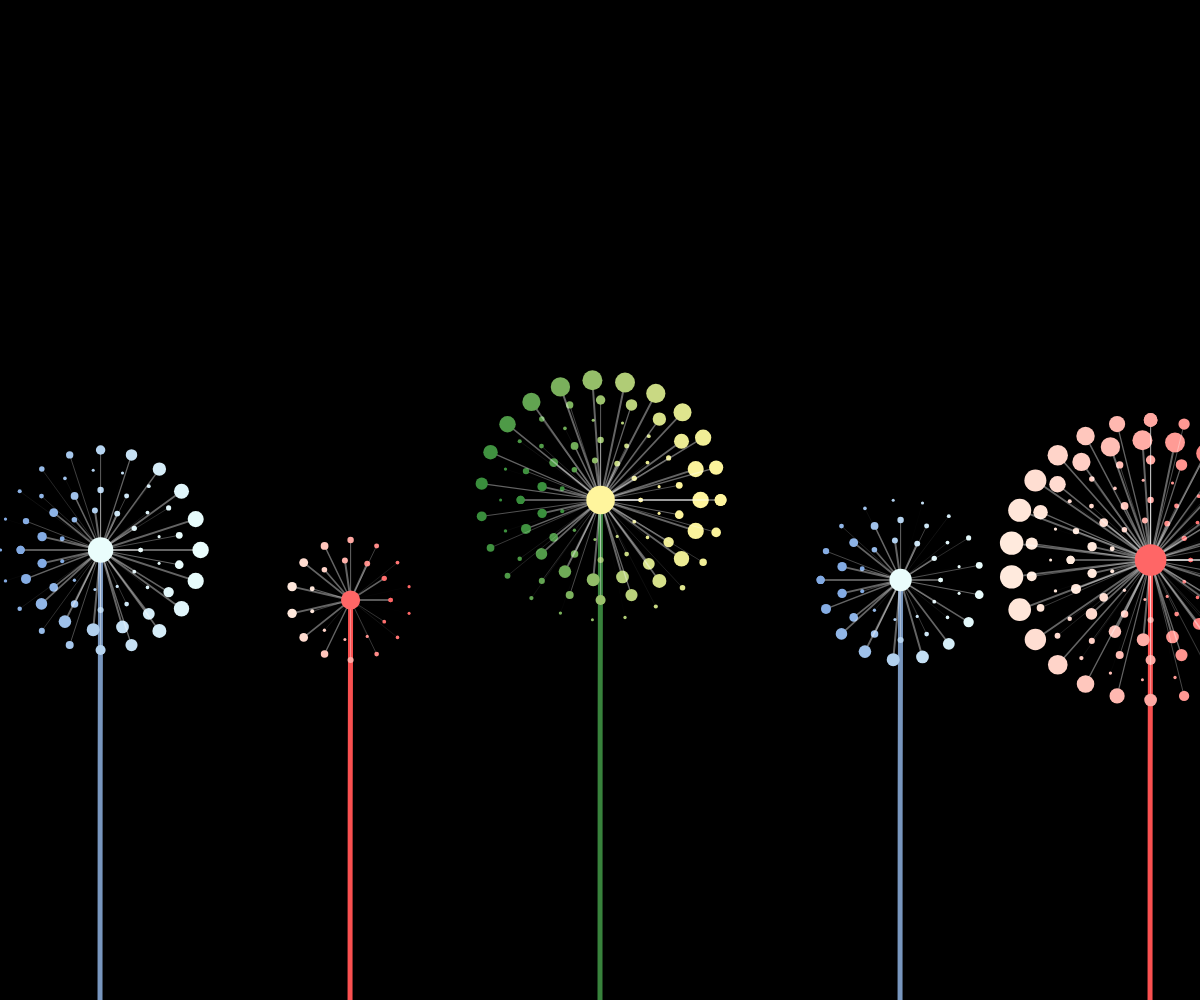
Frame 1 (no input)
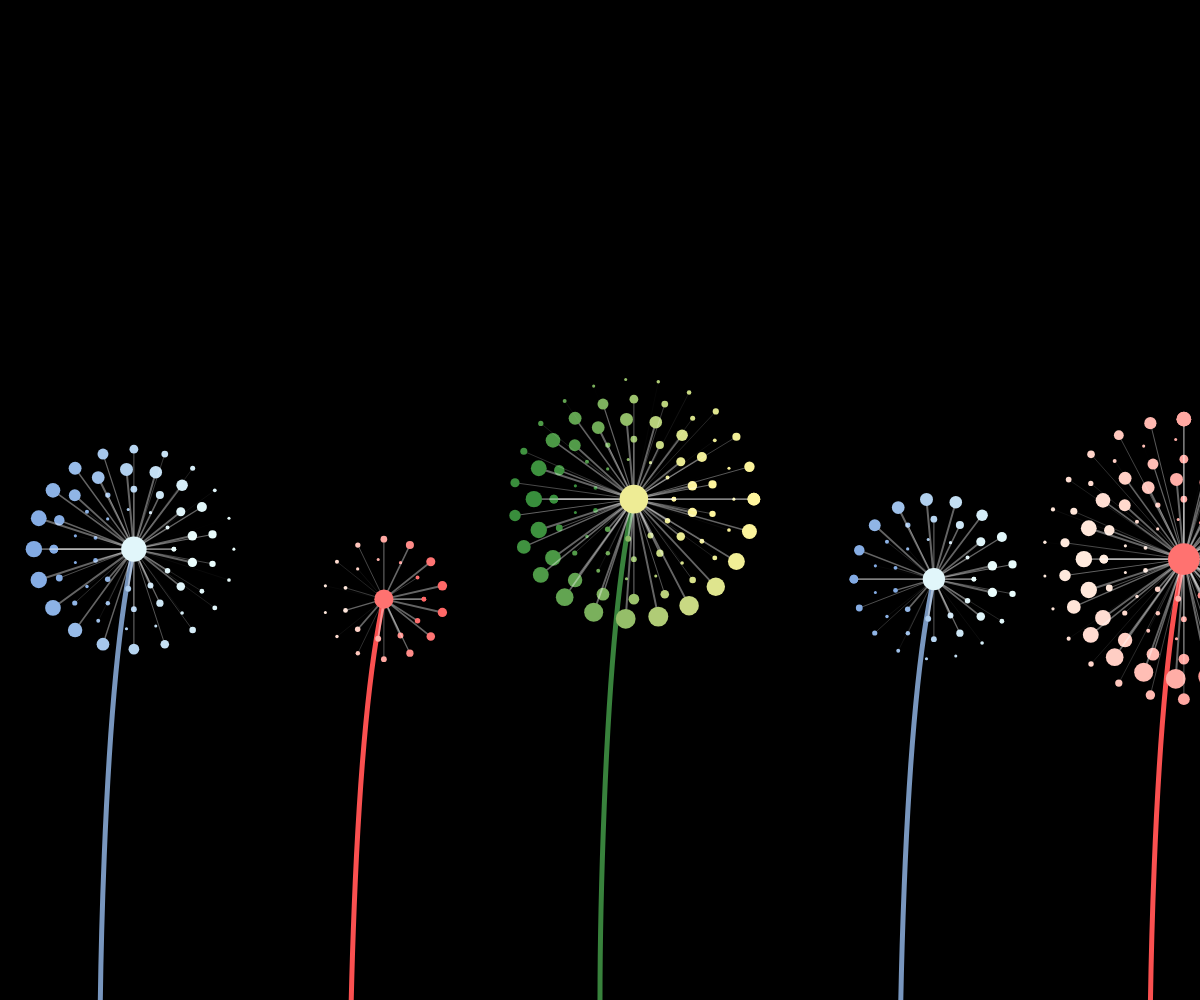
Frame 60 (no input)
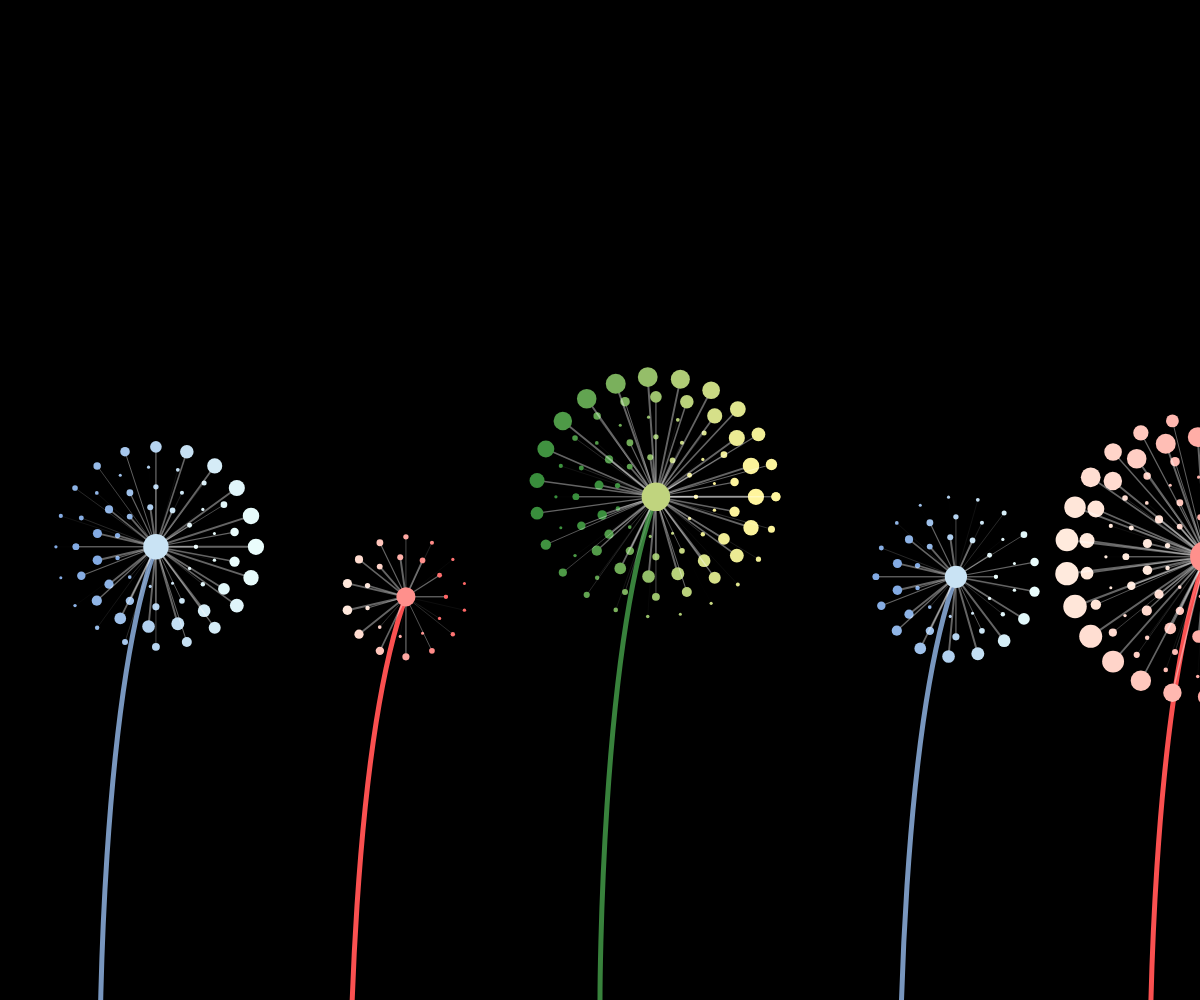
Frame 120 (the mouse pressed at the canvas centre since frame 60)

The p5.js sketch that drew these frames (run headless with seeded random() and noise() and a simulated clock; from frame 60 on, the mouse is pressed at the canvas centre):

// p5.js sketch
// ── sketch.js
let colorBase = [
  [56, 130, 60], // green
  [250, 80, 80], //pink
  [120, 150, 190], //blue
];
let colorRange = [
  [
    [56, 142, 60],
    [255, 245, 157],
  ],
  [
    [255, 234, 221],
    [255, 102, 102],
  ],
  [
    [130, 170, 227],
    [234, 253, 252],
  ],
]; //[dand1[[rMinValue, gMinValue, bMinValue],[rMaxValue, gMaxValue, bMaxValue]]]
function setup() {
  createCanvas(windowWidth, windowHeight);
}

function draw() {
  background(0);

  drawDandFlower(5, width / 2, height / 2, 0);
  drawDandFlower(2, width / 2 - 250, height / 2 + 100, 1);
  drawDandFlower(3, width / 2 + 300, height / 2 + 80, 2);
  drawDandFlower(6, width / 2 + 550, height / 2 + 60, 1);
  drawDandFlower(4, width / 2 - 500, height / 2 + 50, 2);
}

function drawDandFlower(layerNum, transX, transY, ci) {
  let rV = colorBase[ci][0];
  let gV = colorBase[ci][1];
  let bV = colorBase[ci][2];
  push();
  translate(transX, transY);
  stroke(rV, gV, bV);
  strokeWeight(5);
  push();
  translate(0, 300);
  let x1 = map(sin(frameCount * 0.01), -1, 1, -60, 60);
  let y1 = map(cos(frameCount * 0.01), -1, 1, -10, 0);
  pop();
  push();
  noFill();
  bezier(x1, y1, 0, 150, 0, 500, 0, 500);
  pop();
  for (let r = 0; r < layerNum; r++) {
    for (let i = 0; i < 2 * PI; i += (2 * PI) / (11 + r * 3)) {
      let fly = false;
      let x = x1 + sin((PI / 2) * (r + 1) + i) * (40 + r * 20);
      let y = y1 + cos((PI / 2) * (r + 1) + i) * (40 + r * 20);
      let distFromCentX = transX - width / 2;
      let distFromCentY = transY - height / 2;
      let dmouse = dist(
        x + width / 2 + distFromCentX,
        y + height / 2 + distFromCentY,
        mouseX,
        mouseY
      );
      if (dmouse <= 20) {
        y += map(dmouse, 0, 20, 10, 0);
        x += map(dmouse, 0, 20, 10, 0);
      }

      stroke(255, 100);
      strokeWeight(map(sin(i + frameCount * 0.05), -1, 1, 0.01, 2));
      line(x1, y1, x, y);
      let fluctation = sin((PI / 2) * (r + 1) + i);
      assignColor(ci, fluctation);
      noStroke();
      circle(x, y, map(sin(i + frameCount * 0.05), -1, 1, 3, 6 + r * 3.5));
    }
  }
  let fluctation2 = sin(PI / 2 + frameCount * 0.01);
  assignColor(ci, fluctation2);
  // fill(map(sin(PI / 2 + frameCount * 0.01), -1, 1, 10, 230), 215, 80);
  circle(x1, y1, map(layerNum, 1, 8, 16, 38));
  pop();
}

function assignColor(baseColorIndex, fluct) {
  fill(
    map(
      fluct,
      -1,
      1,
      colorRange[baseColorIndex][0][0],
      colorRange[baseColorIndex][1][0]
    ),
    map(
      fluct,
      -1,
      1,
      colorRange[baseColorIndex][0][1],
      colorRange[baseColorIndex][1][1]
    ),
    map(
      fluct,
      -1,
      1,
      colorRange[baseColorIndex][0][2],
      colorRange[baseColorIndex][1][2]
    )
  );
}
